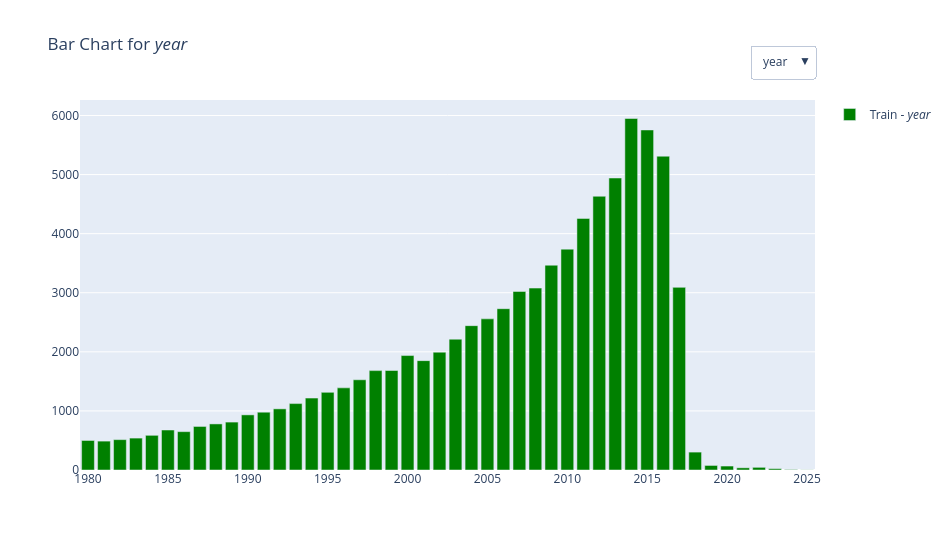

This figure's notebook cell:
### Code cell
books_with_year = books.withColumn("year", F.year("first_published"))

empty_df = books_with_year.limit(0)

bar_plots_spark(books_with_year, empty_df, ["year"])

### Figure 1 — Plotly figure (JSON) as saved in the notebook; plotly's stock layout.template omitted (floating-point values rounded to 4 significant figures)
{"data": [{"marker": {"color": "green"}, "name": "Train - <i>year</i>", "type": "bar", "visible": true, "x": [1980, 1981, 1982, 1983, 1984, 1985, 1986, 1987, 1988, 1989, 1990, 1991, 1992, 1993, 1994, 1995, 1996, 1997, 1998, 1999, 2000, 2001, 2002, 2003, 2004, 2005, 2006, 2007, 2008, 2009, 2010, 2011, 2012, 2013, 2014, 2015, 2016, 2017, 2018, 2019, 2020, 2021, 2022, 2023, 2024, 2025], "y": [500, 489, 514, 540, 587, 677, 649, 737, 780, 811, 933, 978, 1035, 1124, 1217, 1314, 1390, 1527, 1682, 1684, 1937, 1851, 1994, 2214, 2443, 2558, 2730, 3022, 3079, 3466, 3738, 4258, 4633, 4942, 5949, 5755, 5311, 3091, 303, 77, 67, 37, 45, 23, 7, 2]}, {"marker": {"color": "darkmagenta"}, "name": "Validation - <i>year</i>", "type": "bar", "visible": true, "x": [], "y": []}], "layout": {"height": 550, "showlegend": true, "title": {"text": "Bar Chart for <i>year</i>"}, "updatemenus": [{"active": 0, "buttons": [{"args": [{"visible": [true, true]}, {"showlegend": true, "title": "Bar Chart for <i>year</i>"}], "label": "year", "method": "update"}], "type": "dropdown", "x": 1, "y": 1.15}], "width": 950}}
